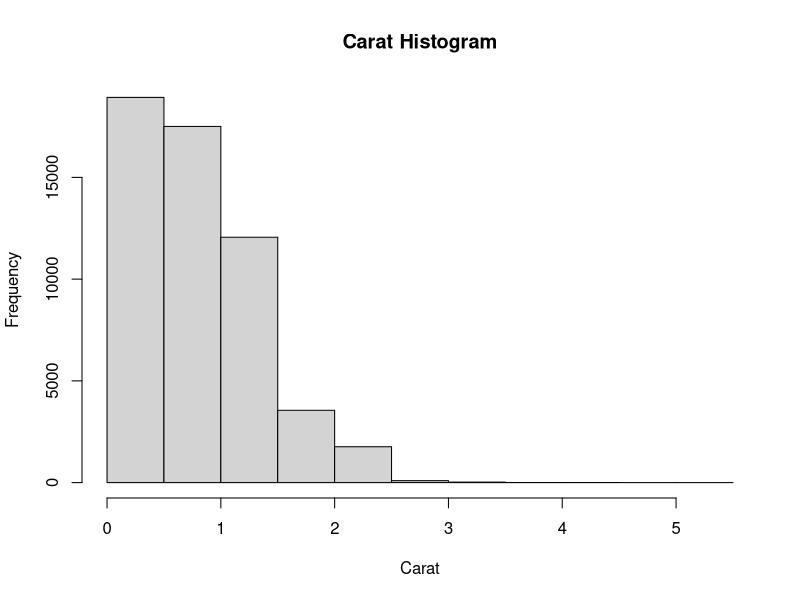
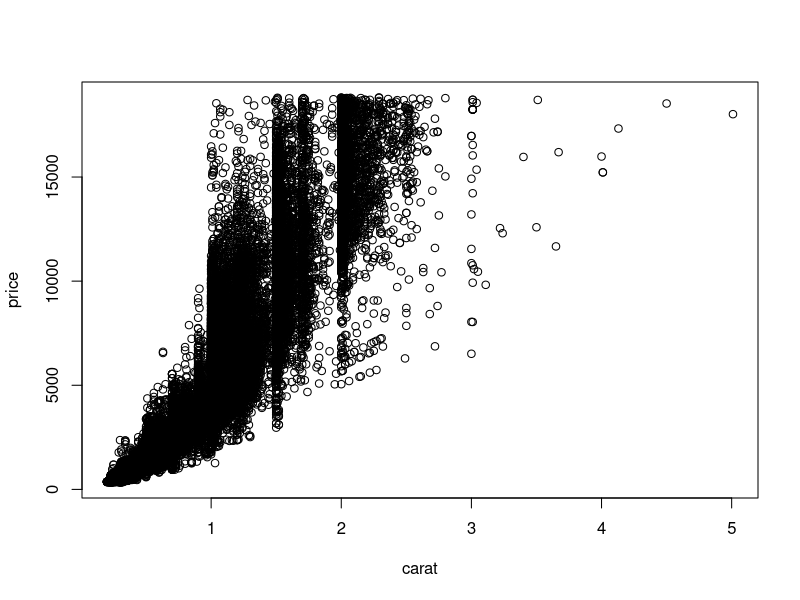
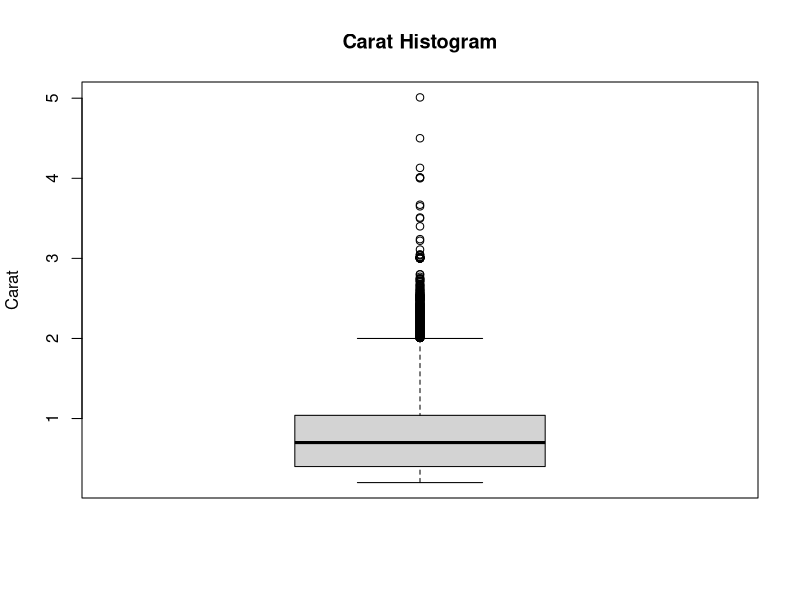
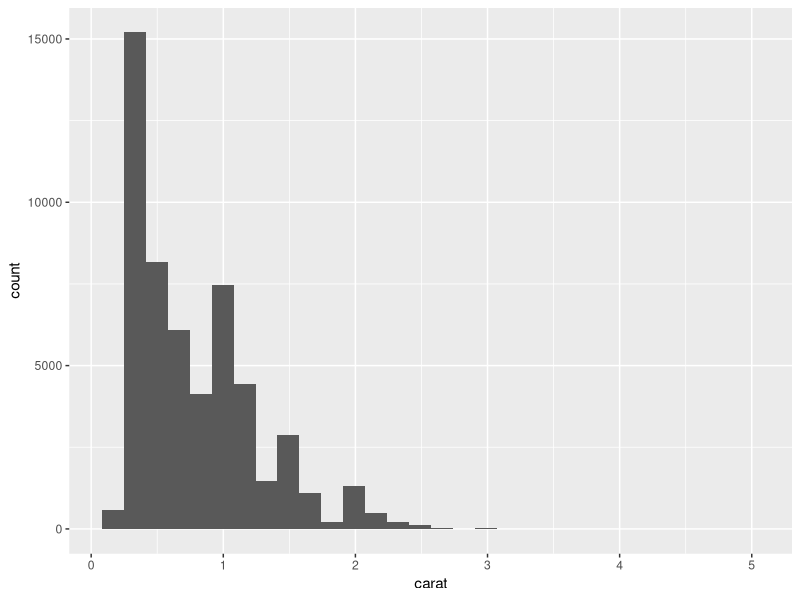
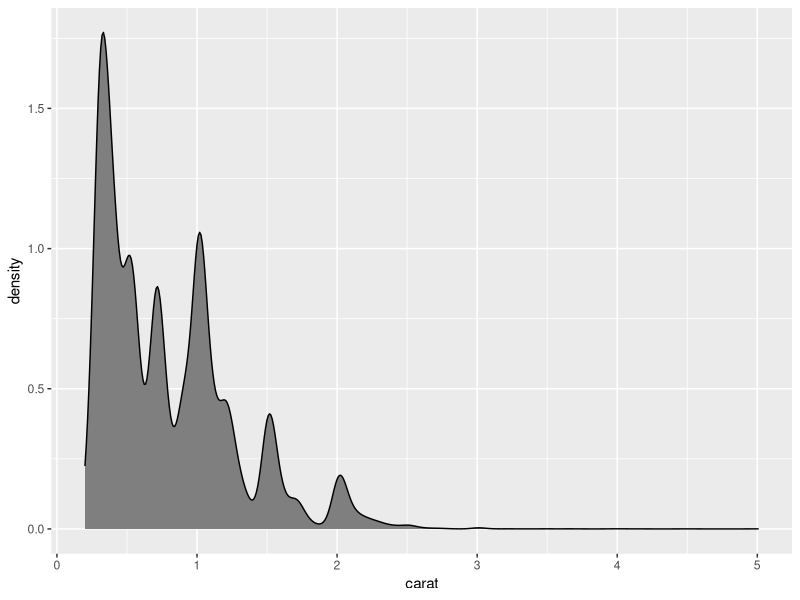
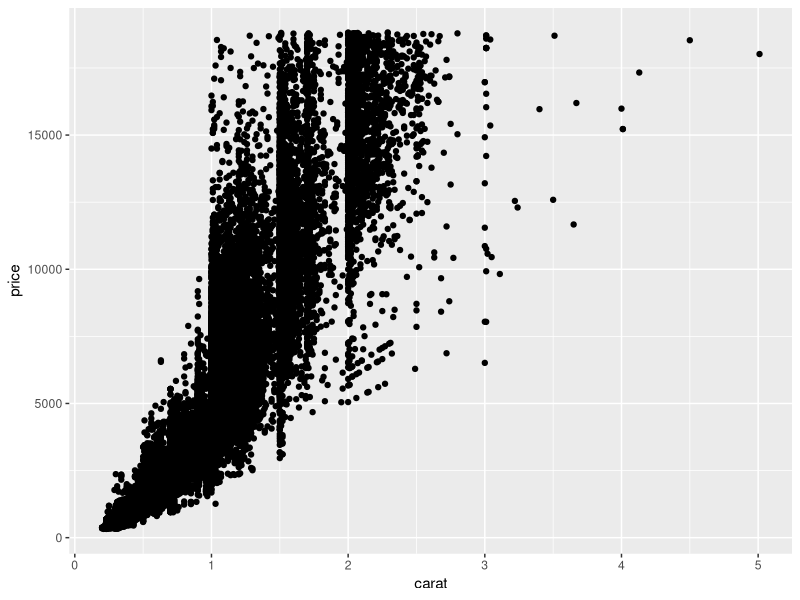
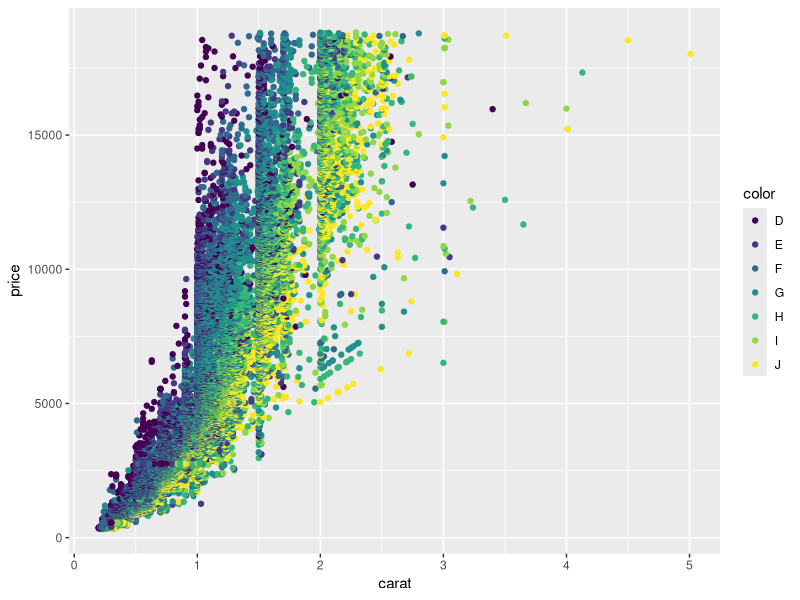
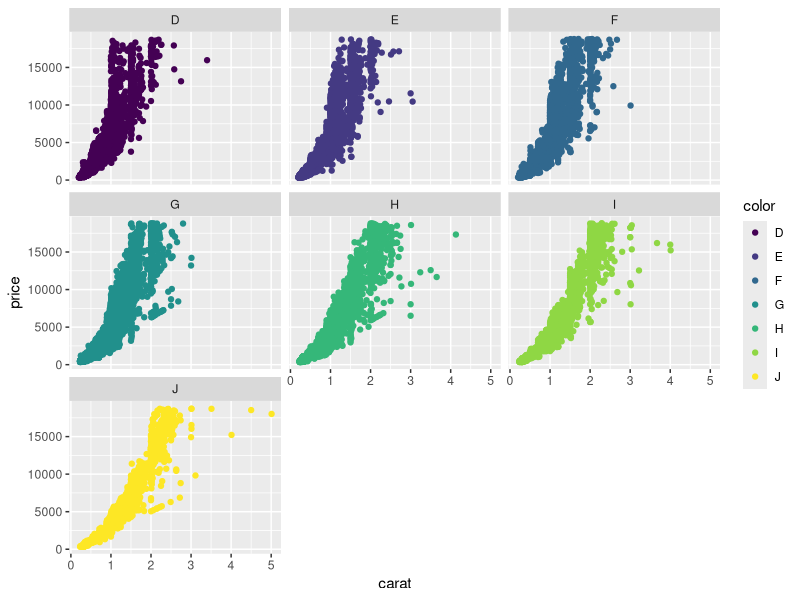

These figures' R source, in order:
library(ggplot2)

data(diamonds)

head(diamonds)

hist(diamonds$carat, main = "Carat Histogram", xlab = "Carat")
# frequency histogram of level ofcCarat

plot(price ~ carat, data = diamonds)
# scatter plot between [price (y)] , [carat (x)]

boxplot(diamonds$carat, main = "Carat Histogram", ylab = "Carat")
# frequency boxplot of level of carat represented by y-axis

# using ggplot
ggplot(data = diamonds) + geom_histogram(aes(x = carat))
# geom_histogram where x-axis is carat data
# from diamonds dataset, and y axis is frequency

ggplot(data = diamonds) + geom_density(aes(x = carat), fill = "grey50")

g <- ggplot(diamonds)
# point graph
g + geom_point(aes(x = carat, y = price))
# point graph with color
g + geom_point(aes(x = carat, y = price, color = color))
# point graph with individual analysis
g + geom_point(aes(x = carat, y = price, color = color)) + facet_wrap(~color)
# point graph with level wise analysis via cut and clarity parameters
g + geom_point(aes(x = carat, y = price, color = color)) + facet_grid(cut~clarity)
# box plot
ggplot(diamonds, aes(y = carat, x = 1)) + geom_boxplot()
# box plot with multiple x parameters
ggplot(diamonds, aes(y = carat, x = cut)) + geom_boxplot()
